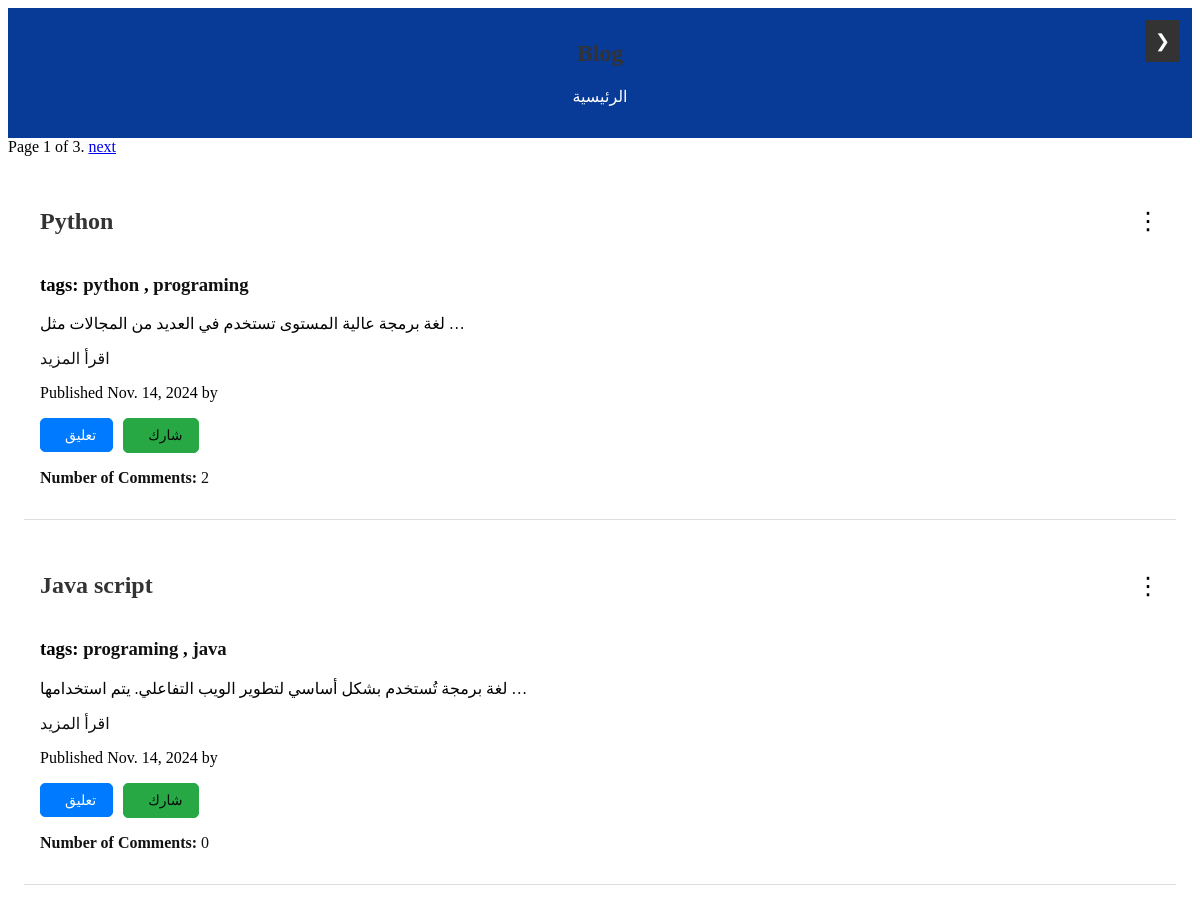
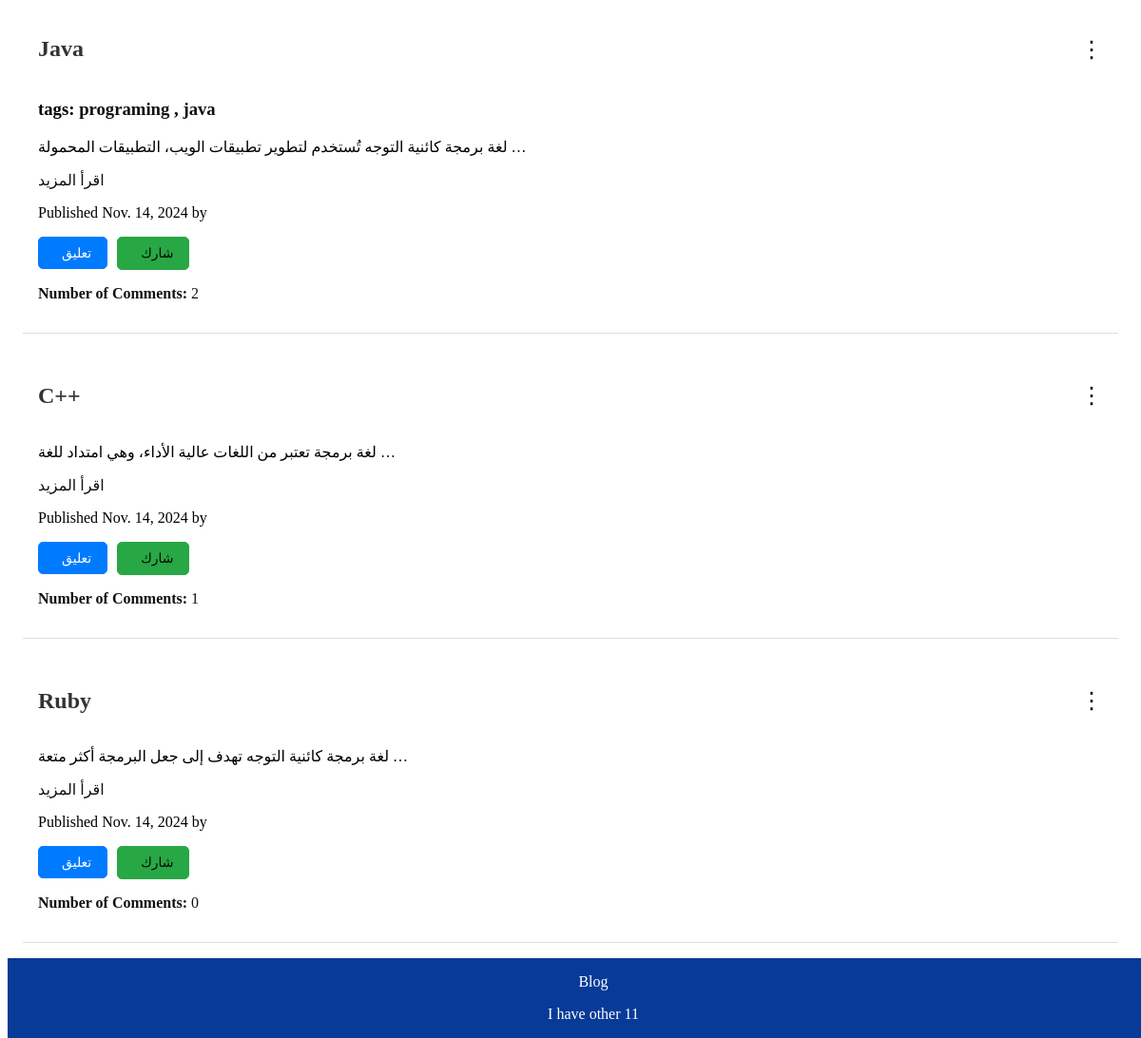
The page / on the database its author committed (2 pictures, top to bottom).
### home/models.py (models this page shows, shortened)
class Post(models.Model):
    class Status(models.TextChoices):
        DRAFT = 'DF', 'Draft'
        PUBLISHED = 'PB', 'Published'
    title = models.CharField(max_length=200)
    auther = models.ForeignKey(User ,on_delete=models.CASCADE , related_name= 'blog_post',null=True , blank=True)
    slug = models.SlugField(max_length=200 , unique_for_date='publish',null=True , blank=True)
    body = models.TextField()
    publish = models.DateField(default=timezone.now)
    created = models.DateField(auto_now_add=True)
    updated = models.DateField(auto_now_add=True)
    status = models.CharField(max_length=2,choices=Status.choices,default=Status.DRAFT)
    tags = TaggableManager()
    class Meta:
        ordering = ['-publish']  #to order the posts from oldest to newest
        indexes =[
            models.Index(fields=['publish']),
        ]
    def get_absolute_url(self):
        return reverse("blog:details", args=[
        self.publish.year,
        self.publish.month,
        self.publish.day,
        self.slug,
        ])
    def get_delete_url(self):
        return reverse("blog:delete_post", args=[self.id])
    def get_update_url(self):
        return reverse("blog:update_post", args=[self.id])

### home/views.py (the view)
# urls.py: path('',views.posts_list , name='home'),
def posts_list(request, tag_slug=None):#بنستخدم الباجيناتور علشان نعمل حد للبوستات الي تظهرلك
    posts = Post.objects.annotate(num_comments=Count('comments')).order_by('created')
    tag = None
    if tag_slug:
        tag = get_object_or_404(Tag , slug= tag_slug)
        posts = posts.filter(tags__in=[tag])
    paginator = Paginator(posts, 5)  # استخدم posts بدلاً من posts_list
    page_num = request.GET.get('page', 1)  # الحصول على رقم الصفحة من الرابط أو تعيين الصفحة الأولى كافتراضي
    try:
        page_obj = paginator.page(page_num)  # استخدم paginator بدلاً من Paginator مباشرة
    except EmptyPage:
        page_obj = paginator.page(paginator.num_pages) #علشان ميجبلكش خطأ
    except PageNotAnInteger:#علشان او في حروف مكان الاي دي ميجيش غلط و هيجيبلك اول صفحه
        page_obj = paginator.page(1)
    return render(request, 'home.html', {'posts': page_obj , 'tag':tag})

### home/templatetags/blog_tags.py (called while the page is built)
@register.simple_tag
def total_posts():
    return Post.objects.count()

@register.inclusion_tag('parts/inclusion.html')
def show_latest_posts(count=5):
    latest_posts = Post.objects.order_by('-publish')[:count]
    return {'latest_posts': latest_posts}

@register.simple_tag
def get_most_commented_posts(count=5):
    return Post.objects.annotate(total_comments=Count('comments')).order_by('-total_comments')[:count]

### templates/home.html (shortened to what this page needs)
{% extends "base.html" %}
{% load blog_tags %}
{% block content %}
{% include "parts/pagination.html" with page=pages %}
<main class="main">
    {% for post in posts %}
        <article class="article">
            <div class="article-header">
                <h2>{{ post.title }}</h2>
                <div class="options-menu">
                    <span class="options-icon" onclick="toggleMenu(this)">⋮</span>
                </div>
            </div>
            {% if post.tags.exists %}
            <h3 class="tags">tags:
                {% for tag in post.tags.all %}
                    <a href="{% url "blog:posts_by_tag" tag.slug%}">
                    {{ tag.name }}
                    </a>
                    {% if not forloop.last %}, {% endif %}
                {% endfor %}
            </h3>
            {% endif %}
            <p>{{ post.body|truncatewords:10 }}</p>
            <a href="{{ post.get_absolute_url }}">اقرأ المزيد</a>
            <p class="date">Published {{ post.publish }} by {{ post.author }}</p>
            <div class="post-actions">
                <form action="{% url 'blog:comment_post' post.id %}"  method="POST">
                    <button type="submit" class="btn comment-btn">
                         تعليق
                    </button>
                </form>
                <a href="{% url "blog:share_post" post.id %}"  class="btn share-btn">
                     شارك
                </a>
            </div>
            <a href="{{ post.get_absolute_url }}"><p><strong>Number of Comments: </strong> {{ post.num_comments }}</p></a>
        </article>
    {% endfor %}
</main>
{% endblock %}

### static/style.css (style rules this page uses)
.main { padding: 1rem; }
.article { border-bottom: 1px solid #ddd; padding: 1rem; margin-bottom: 1rem; }
.article h2 { color: #333; }
.article a { color: #000000ee; text-decoration: none; }
body::after { content: ""; display: block; height: 60px; }
.article-header { display: flex; justify-content: space-between; align-items: center; }
.options-menu { position: relative; display: inline-block; }
.options-icon { cursor: pointer; }
.options-icon { font-size: 24px; cursor: pointer; }
.post-actions { display: flex; gap: 10px; margin-top: 10px; }
.btn { display: inline-flex; align-items: center; padding: 8px 16px; font-size: 14px; border-radius: 5px; text-decoration: none; cursor: pointer; transition: background-color 0.3s ease; }
.comment-btn { background-color: #007bff; color: white; border: 1px solid #007bff; }
.share-btn { background-color: #28a745; color: white; border: 1px solid #28a745; }

### rows shown on the page
Post: title "Python", body "لغة برمجة عالية المستوى تستخدم في العديد من المجالات مثل …", publish "Nov. 14, 2024", num_comments "2"
Tag: name "python"
Tag: name "programing"
Post: title "Java script", body "لغة برمجة تُستخدم بشكل أساسي لتطوير الويب التفاعلي. يتم استخدامها …", publish "Nov. 14, 2024", num_comments "0"
Tag: name "java"
Post: title "Java", body "لغة برمجة كائنية التوجه تُستخدم لتطوير تطبيقات الويب، التطبيقات المحمولة …", publish "Nov. 14, 2024", num_comments "2"
Post: title "C++", body "لغة برمجة تعتبر من اللغات عالية الأداء، وهي امتداد للغة …", publish "Nov. 14, 2024", num_comments "1"
Post: title "Ruby", body "لغة برمجة كائنية التوجه تهدف إلى جعل البرمجة أكثر متعة …", publish "Nov. 14, 2024", num_comments "0"

### other values the page prints
{{ posts.number }} "1"
{{ posts.paginator.num_pages }} "3"
